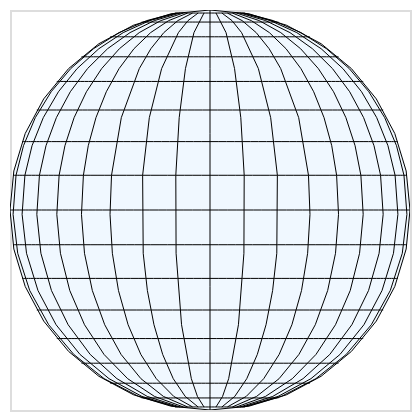

Describe this chart as a Vega-Lite specification.
### Vega specification from a JSON file in a GitHub repository (floating-point values rounded to 4 significant figures)
{"$schema": "https://vega.github.io/schema/vega/v5.json", "autosize": "pad", "padding": 5, "width": 200, "height": 200, "style": "cell", "data": [{"name": "source_0", "values": [{"type": "Sphere"}]}, {"name": "source_1", "transform": [{"type": "graticule"}]}], "projections": [{"name": "projection", "type": "orthographic", "scale": 100, "translate": [100, 100]}], "marks": [{"name": "layer_0_marks", "type": "shape", "clip": true, "style": ["geoshape"], "from": {"data": "source_0"}, "encode": {"update": {"fill": {"value": "aliceblue"}}}, "transform": [{"type": "geoshape", "projection": "projection"}]}, {"name": "layer_1_marks", "type": "shape", "clip": true, "style": ["geoshape"], "from": {"data": "source_1"}, "encode": {"update": {"stroke": {"value": "black"}, "strokeWidth": {"value": 0.5}, "fill": {"value": "transparent"}}}, "transform": [{"type": "geoshape", "projection": "projection"}]}]}
